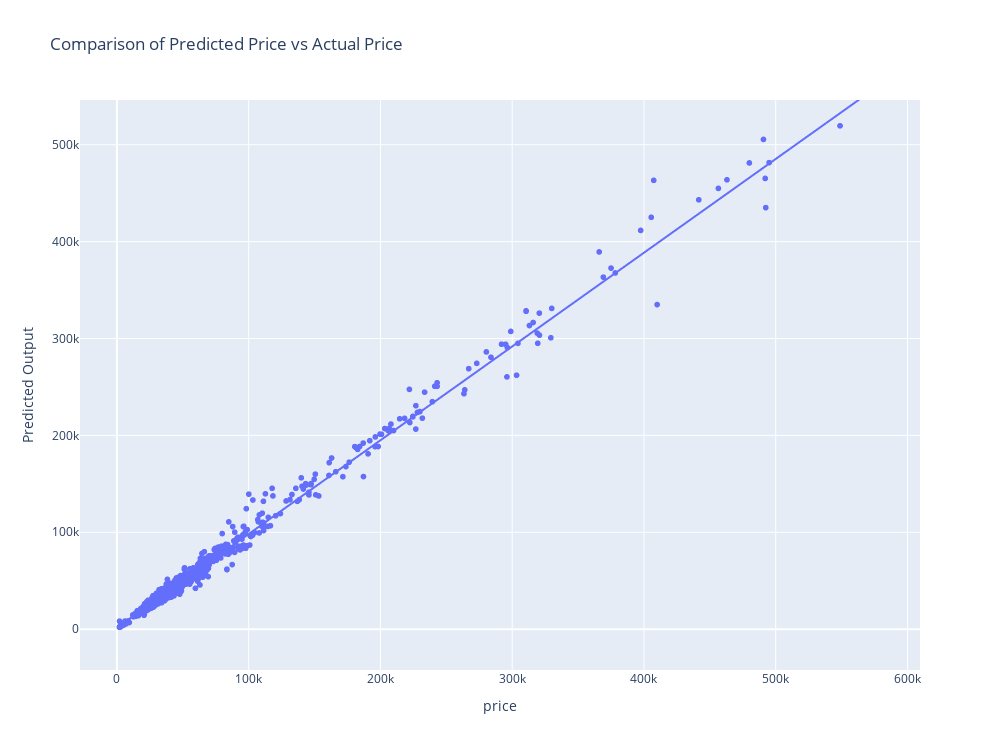

Notebook source saved alongside this figure:
### Code cell
fig = px.scatter(results, x='price', y='Predicted Output', trendline='ols', title='Comparison of Predicted Price vs Actual Price')
fig.update_layout(width = 1000, height = 750)
fig.show()

### Figure 1 — Plotly figure (JSON) as saved in the notebook; plotly's stock layout.template omitted (floating-point values rounded to 4 significant figures; data arrays with more than 128 entries replaced by an {"elided": "..."} marker saying what was removed)
{"data": [{"hovertemplate": "price=%{x}<br>Predicted Output=%{y}<extra></extra>", "legendgroup": "", "marker": {"color": "#636efa", "symbol": "circle"}, "mode": "markers", "name": "", "showlegend": false, "type": "scattergl", "x": {"elided": "1635 int values"}, "xaxis": "x", "y": {"elided": "1635 float values"}, "yaxis": "y"}, {"hovertemplate": "<b>OLS trendline</b><br>Predicted Output = 0.967815 * price + 1435.98<br>R<sup>2</sup>=0.991869<br><br>price=%{x}<br>Predicted Output=%{y} <b>(trend)</b><extra></extra>", "legendgroup": "", "marker": {"color": "#636efa", "symbol": "circle"}, "mode": "lines", "name": "", "showlegend": false, "type": "scattergl", "x": {"elided": "1635 int values"}, "xaxis": "x", "y": {"elided": "1635 float values"}, "yaxis": "y"}], "layout": {"height": 750, "legend": {"tracegroupgap": 0}, "title": {"text": "Comparison of Predicted Price vs Actual Price"}, "width": 1000, "xaxis": {"anchor": "y", "autorange": false, "domain": [0, 1], "range": [-28020.0, 609500.0], "title": {"text": "price"}, "type": "linear"}, "yaxis": {"anchor": "x", "autorange": false, "domain": [0, 1], "range": [-42180.0, 546200.0], "title": {"text": "Predicted Output"}, "type": "linear"}}}
